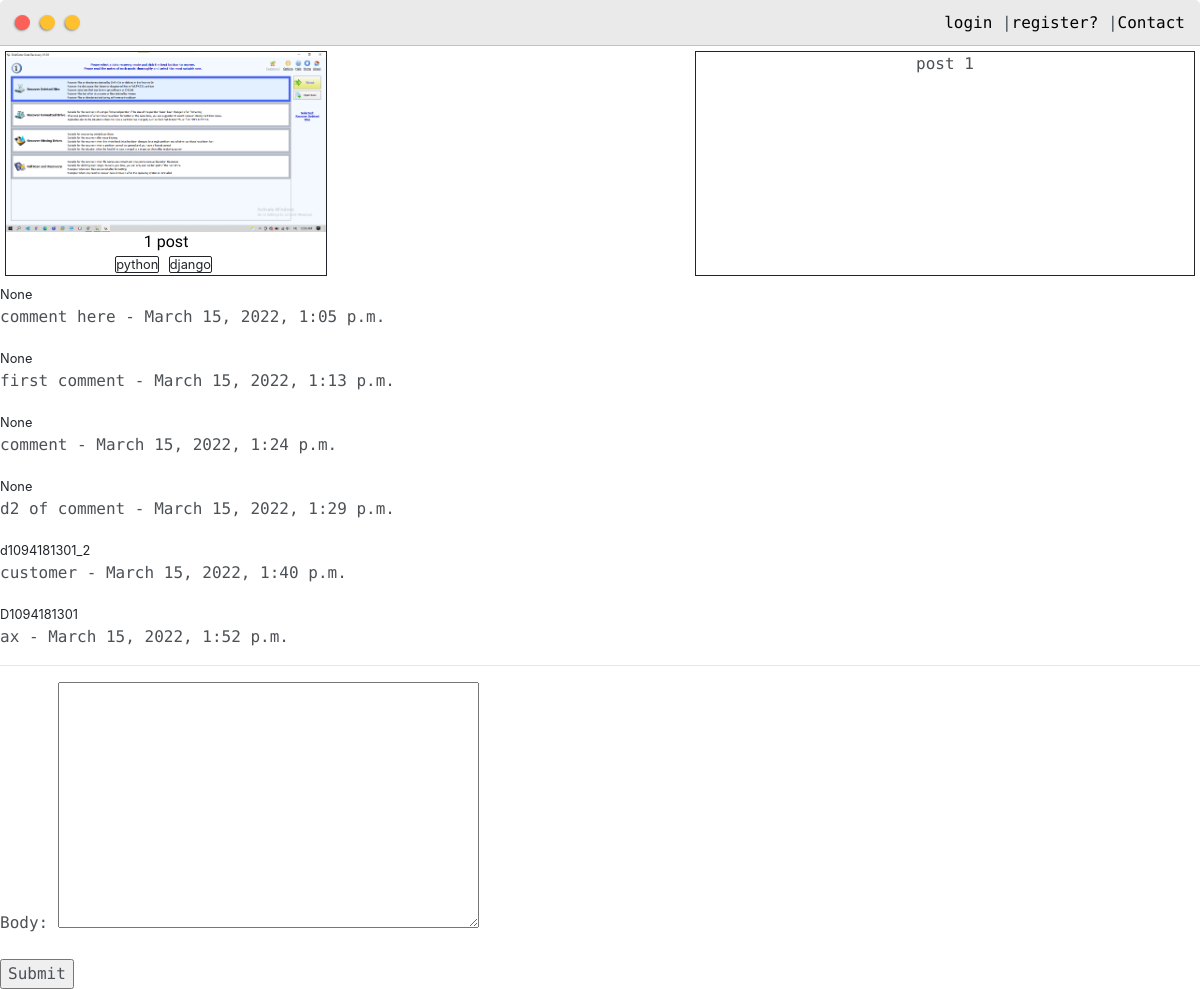
The app's page /post/1/ with its own data.
### OurProfile/models.py (models this page shows, shortened)
class Post(models.Model):
    customer = models.ForeignKey(User,on_delete=models.CASCADE)
    images = models.ImageField(null = True,blank=True)
    title = models.CharField(max_length=200)
    body = models.TextField(max_length=500)
    date_created = models.DateTimeField(auto_now_add=True)
    categories = models.ManyToManyField(Tag,null=True)
    public = models.BooleanField(default=False)
    private = models.BooleanField(default=False)

class Tag(models.Model):
    name = models.CharField(max_length=50)
    def __str__(self):
        return self.name

class Comment(models.Model):
    post = models.ForeignKey(Post,related_name="comments",on_delete=models.CASCADE)
    body = models.TextField(max_length=500)
    date = models.DateTimeField(auto_now_add=True)
    customer_comment = models.ForeignKey(User,null=True,on_delete=models.CASCADE)

### OurProfile/views.py (the view, shortened to what this page needs)
# urls.py: path('post/<str:pk>/',views.post,name="post"),
def post(request,pk):
    post = Post.objects.get(pk=pk)
    comments = CreateCommentForm()
    context={'post':post, 'comments':comments}
    return render(request,"OurProfile/post.html",context)

### OurProfile/forms.py
class CreateCommentForm(forms.ModelForm):
    class Meta:
        model = Comment
        fields = ['body']

### OurProfile/templates/OurProfile/post.html (shortened to what this page needs)
{% extends "OurProfile/layout.html" %}
{%load static%}
{% block content %}
<div style="display: flex;align-content: center;text-align: center;justify-content:space-between;padding: 5px;">
    <div style="border: solid 0.5px;" >
        <img class="thumbnail" src="{{ post.images.url }}">
        <h6 class="post-title">{{post.title}}</h6>
        {% for categories in post.categories.all %}
                <small style="border: solid 1px;border-radius: 2px;margin-right: 5px;">{{categories}}</small>
        {% endfor %}
    </div>
    <div style="border: solid 0.5px;min-width: 500px;">
        <p>{{post.body}}</p>
    </div>
</div>
<div>
    {% for comment in post.comments.all %}
        <small>{{comment.customer_comment}}</small>
        <p> {{comment.body}} - {{comment.date}}</p>
    {% endfor %}
</div>
<hr>
<div>
    <form method="post" action="{% url 'comment' post.id %}" enctype="multipart/form-data">
        {{ comments.as_p}}
        <input type="submit" value="Submit">
    </form>
</div>
{% endblock content %}

### static/css/layout.css (style rules this page uses)
:root { --mainColor:#eaeaea; --secondaryColor:#fff; --borderColor:#c1c1c1; --mainText:black; --secondaryText:#4b5156; --themeDotBorder:#24292e; --previewBg:rgb(251, 249, 243, 0.8); --previewShadow:#f0ead6; --buttonColor:black; }
html, body { padding: 0; margin: 0; scroll-behavior: smooth; }
body * { transition: 0.3s; }
h1, h2, h3, h4, h5, h6, strong { color: var(--mainText); font-family: 'Russo One', sans-serif; font-weight: 500; }
p, li, span, label, input, textarea { color: var(--secondaryText); font-family: 'Roboto Mono', monospace; }
h6 { font-size: 16px; }
.thumbnail { display: block; width: 100%; height:180px; object-fit: cover; }
.post-title { color:black; margin: 0; }

### records on screen
Post: images (picture), title "1 post", body "post 1"
Tag: name "python"
Tag: name "django"
Comment: customer_comment "None", body "comment here", date "March 15, 2022, 1:05 p.m."
Comment: customer_comment "None", body "first comment", date "March 15, 2022, 1:13 p.m."
Comment: customer_comment "None", body "comment", date "March 15, 2022, 1:24 p.m."
Comment: customer_comment "None", body "d2 of comment", date "March 15, 2022, 1:29 p.m."
Comment: customer_comment "d1094181301_2", body "customer", date "March 15, 2022, 1:40 p.m."
Comment: customer_comment "D1094181301", body "ax", date "March 15, 2022, 1:52 p.m."
